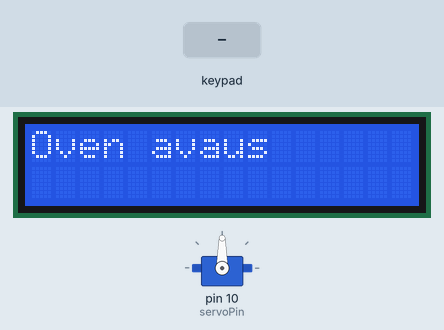
Bench run of a sketch on a simulated Arduino Uno, built with avr-gcc and run on an emulated ATmega328P. Parts: 16×2 character LCD, servo. Wiring (inferred from the names in the program): 4×4 keypad with keys 1 2 3 A 4 5 6 B 7 8 9 C * 0 # D: rows pin 9, pin 8, pin 7, pin 6; columns pin 5, pin 4, pin 3, pin 2. The test bench sets the inputs (shaded band). What the sketch prints to the serial monitor is not drawn.

Above: at 0.1 s.
3.3 s: key '*' pressed
At 3.8 s:
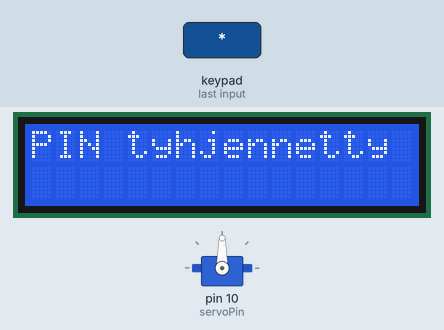
6.3 s: keypad keys 1 2 3 4 # pressed 0.4 s apart
At 8.4 s:
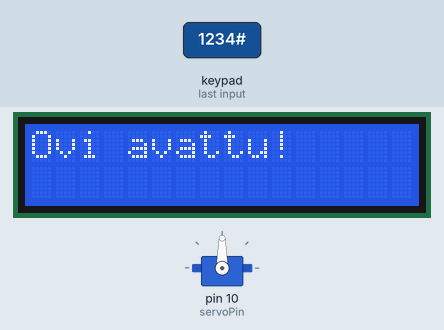
15.8 s: keypad keys 9 8 7 6 # pressed 0.4 s apart
At 18.2 s:
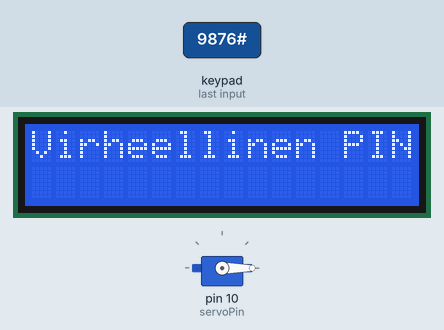
20.8 s: keypad keys 5 4 3 2 * pressed 0.4 s apart
At 23.2 s:
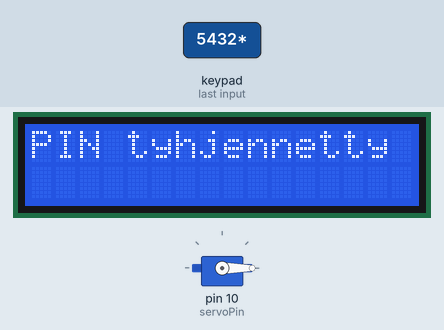
25.8 s: key '#' pressed
At 27.0 s:
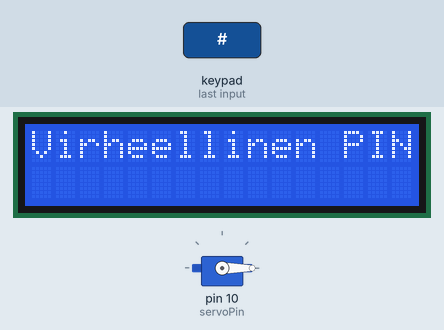
Timing chart, 0 to 28.8 s (numbered marks = the images above; inputs shaded):
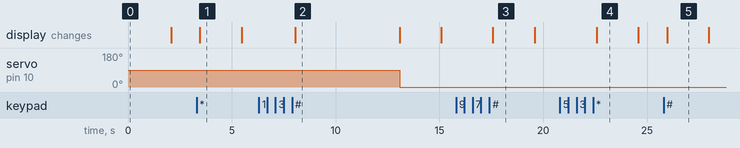

Measured:
- after the input at 3.3 s, the display: changes after 0.17 s (image 1)
- after the input at 6.3 s, servo on pin 10 (servoPin): 90° → 0° after 6.8 s; the display: changes after 1.8 s (image 2)
- after the input at 15.8 s, the display: changes after 1.8 s (image 3)
- after the input at 20.8 s, the display: changes after 1.8 s (image 4)
- after the input at 25.8 s, the display: changes after 0.17 s (image 5)
- what the display in image 1 shows lasts 2.0 s, from 3.5 s to 5.5 s
- what the display in image 2 shows lasts 5.0 s, from 8.1 s to 13.1 s

The sketch:

codeDoor.ino
```cpp
#include <Wire.h>
#include <Adafruit_LiquidCrystal.h>
#include <Servo.h>

// LCD-näyttö
Adafruit_LiquidCrystal lcd(0);

// Servo
Servo myservo;  // Servo-objekti oven avaamiseksi
const int servoPin = 10;  // Servo on liitetty pinniin 10

// PIN-koodi tarkistus
const String correctPin = "1234";  // Oikea PIN-koodi
String enteredPin = "";  // Syötetty PIN-koodi

// Keypad-määrittely
const byte ROW_NUM    = 4;  // 4 riviä
const byte COLUMN_NUM = 4;  // 4 saraketta
char keys[ROW_NUM][COLUMN_NUM] = {
  {'1', '2', '3', 'A'},
  {'4', '5', '6', 'B'},
  {'7', '8', '9', 'C'},
  {'*', '0', '#', 'D'}
};
byte pin_rows[ROW_NUM] = {9, 8, 7, 6};  // Rivi pinnit
byte pin_column[COLUMN_NUM] = {5, 4, 3, 2};  // Sarake pinnit

// Näppäimistön lukeminen
char getKey() {
  for (byte row = 0; row < ROW_NUM; row++) {
    pinMode(pin_rows[row], OUTPUT);
    digitalWrite(pin_rows[row], LOW);

    for (byte col = 0; col < COLUMN_NUM; col++) {
      pinMode(pin_column[col], INPUT_PULLUP);
      if (digitalRead(pin_column[col]) == LOW) {
        while (digitalRead(pin_column[col]) == LOW);  // Odota, että näppäin vapautetaan
        return keys[row][col];
      }
    }
    digitalWrite(pin_rows[row], HIGH);
  }
  return '\0';
}

void setup() {
  // Alustetaan seriaalimonitori
  Serial.begin(9600);

  // Alustetaan LCD-näyttö
  lcd.begin(16, 2);  // LCD
  //lcd.backlight();   // Taustavalo päälle
  lcd.setCursor(0, 0);
  lcd.print("Oven avaus");

  // Alustetaan servo
  myservo.attach(servoPin);  // Liitä servomoottori

  delay(2000);  // Odotetaan, että näyttö tulee näkyviin
  lcd.clear();
}

void loop() {
  // Lukee käyttäjän syöttämän PIN-koodin
  char key = getKey();

  if (key) {
    Serial.println(key);  // Tulostetaan painettu näppäin
    if (key == '#') {
      Serial.println("Syötetyt numerot: " + enteredPin);
      if (enteredPin == correctPin) {
        openDoor();
      } else {
        lcd.clear();
        lcd.print("Virheellinen PIN");
        delay(2000);
        enteredPin = "";
        lcd.clear();
        lcd.print("Oven avaus");
      }
    } else if (key == '*') {
      enteredPin = "";
      lcd.clear();
      lcd.print("PIN tyhjennetty");
      delay(2000);
      lcd.clear();
      lcd.print("Oven avaus");
    } else {
      enteredPin += key;
    }
  }

}

// Funktio oven avaamiseksi
void openDoor() {
  lcd.clear();
  lcd.print("Ovi avattu!");
  myservo.write(90);  // Avaa ovi 90 astetta
  delay(5000);  // Pidä ovi auki 5 sekuntia
  myservo.write(0);  // Sulje ovi
  lcd.clear();
  lcd.print("Ovi suljettu");
  delay(2000);
  lcd.clear();
  lcd.print("Oven avaus");
}
```
